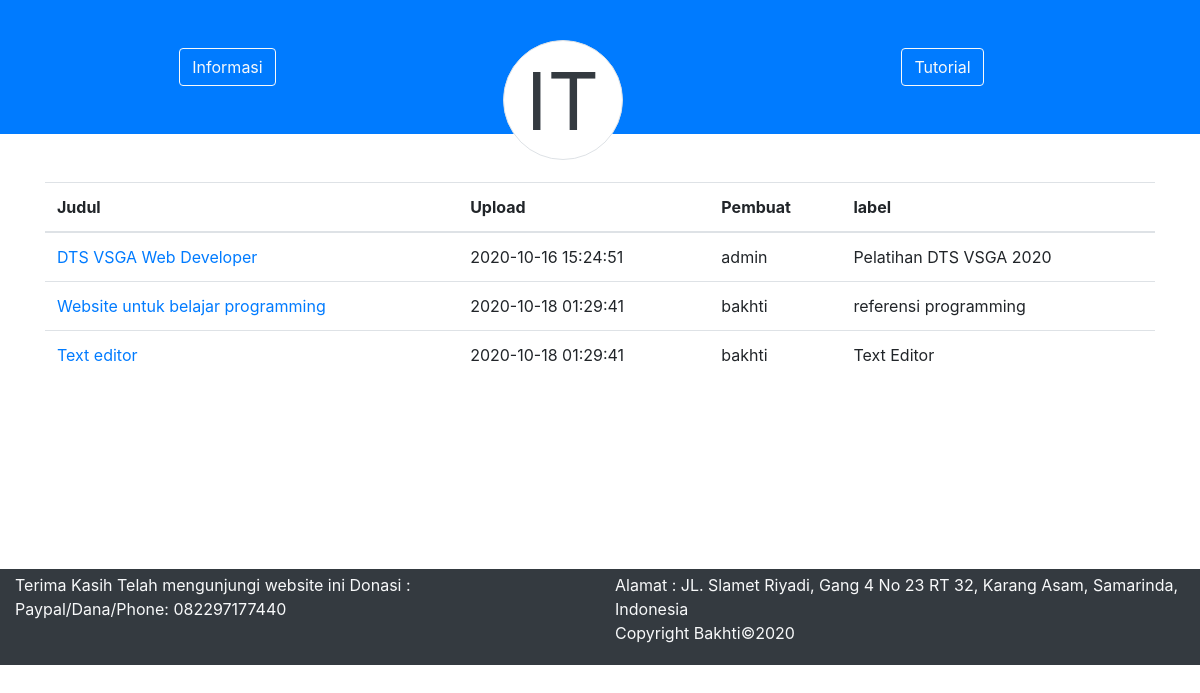
The app's page /informasi.php with its own data.
### tables this page shows
CREATE TABLE `info` (
  `id` int(11) NOT NULL,
  `title` text NOT NULL,
  `content` text NOT NULL,
  `tags` varchar(150) NOT NULL,
  `date` datetime NOT NULL DEFAULT CURRENT_TIMESTAMP,
  `creator` int(10) NOT NULL
);

CREATE TABLE `user` (
  `id` int(10) NOT NULL,
  `username` varchar(50) NOT NULL,
  `password` varchar(150) NOT NULL,
  `fullname` text NOT NULL,
  `gender` varchar(1) NOT NULL,
  `address` text,
  `date` datetime NOT NULL DEFAULT CURRENT_TIMESTAMP
);

### config/fungsi.php (called while the page is built, shortened)
<?php
include 'koneksi.php';
function query ($query)
{
	global $conn;
	$sql = mysqli_query($conn,$query);
	if ($sql) {
		return $sql;
	}else{
		mysqli_error($conn);
	}
}
function read ($table, $field, $args="")
{
	$sql = "SELECT $field FROM $table ".$args;
	return query($sql);
}
 ?>

### informasi.php (the view, shortened to what this page needs)
<?php
include 'config/fungsi.php';
?>
<!DOCTYPE html>
<html lang="en">
<head>
  <link rel="stylesheet" href="dist/css/bootstrap.css">
</head>
<body>
  <div class="bg-primary align-self-baseline" style="padding: 0; margin: 0;">
    <div class="row container-fluid justify-content-around" >
      <div class="col-4 text-center py-5">
        <a href="informasi.php" class="btn btn-outline-light">Informasi</a>
      </div>
      <div class="col-2 text-center float-left" style="top: calc(5vh);">
        <div class="border rounded-circle rounded-lg bg-white zindex-tooltip" style="width: 120px; height: 120px; font-size: 5em;">
          <a class="display-5 text-dark" data-toggle="collapse" data-target="#navbarToggleExternalContent" aria-controls="navbarToggleExternalContent" aria-expanded="false" aria-label="Toggle navigation">
            IT
          </a>
        </div>
      </div>
      <div class="col-4 text-center py-5">
        <a href="tutorial.php" class="btn btn-outline-light">Tutorial</a>
      </div>
    </div>
  </div>
  <div class="container-fluid">
    <div class="container py-5" style="min-height: 435px;">
    	<table class="table">
    		<thead>
    			<th>Judul</th>
    			<th>Upload</th>
    			<th>Pembuat</th>
    			<th>label</th>
    		</thead>
      <?php
      $query=read("info","*");
      while ($fetch=mysqli_fetch_assoc($query)) {
      ?>
      		<tr>
      			<td><a href="baca-info.php?id=<?php echo $fetch['id']; ?>"><?php echo $fetch['title']; ?></a></td>
      			<td><?php echo $fetch['date']; ?></td>
            <?php
              $whois=read("user","username","WHERE id=".$fetch['creator']);
              $who=mysqli_fetch_assoc($whois);
             ?>
      			<td><?php echo $who['username']?:"admin" ?></td>
      			<td><?php echo $fetch['tags']; ?></td>
      		</tr>
      <?php }
       ?>
    	</table>
    </div>
    <div class="row absolute-bottom bg-dark text-light py-1">
      <div class="col">
        <p>Terima Kasih Telah mengunjungi website ini
          Donasi :<br>
          Paypal/Dana/Phone: 082297177440
        </p>
      </div>
      <div class="col">
        <p>Alamat : JL. Slamet Riyadi, Gang 4 No 23 RT 32, Karang Asam, Samarinda, Indonesia <br>
        Copyright Bakhti&copy;2020</p>
      </div>
    </div>
  </div>
</body>
</html>

### records on screen
info: title "DTS VSGA Web Developer", date "2020-10-16 15:24:51", username "admin", tags "Pelatihan DTS VSGA 2020"
info: title "Website untuk belajar programming", date "2020-10-18 01:29:41", user.username "bakhti", tags "referensi programming"
info: title "Text editor", date "2020-10-18 01:29:41", user.username "bakhti", tags "Text Editor"
